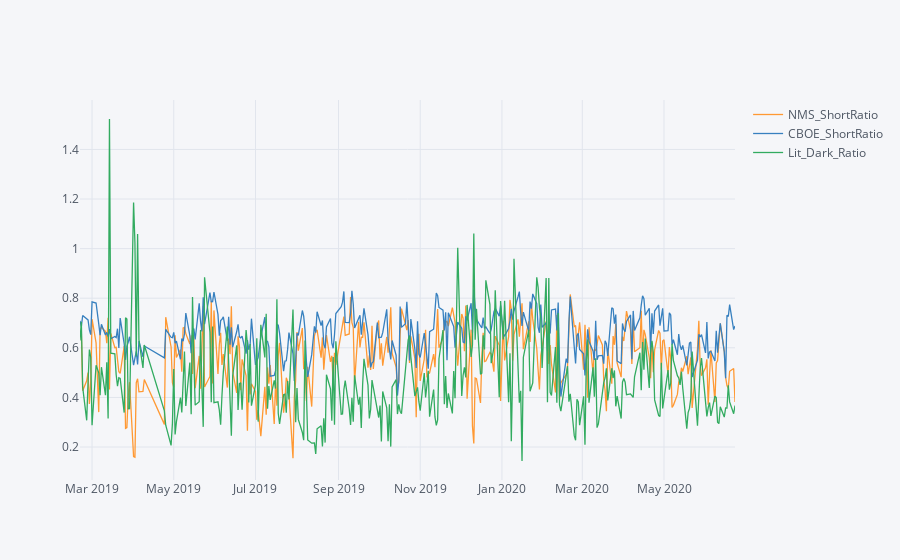

Write notebook code for a chart like this one.
### Code cell
single_stock_view(view, short, 'W')

### Figure 1 — Plotly figure (JSON) as saved in the notebook; plotly's stock layout.template omitted (floating-point values rounded to 4 significant figures; data arrays with more than 128 entries replaced by an {"elided": "..."} marker saying what was removed)
{"data": [{"line": {"color": "rgba(255, 153, 51, 1.0)", "dash": "solid", "shape": "linear", "width": 1.3}, "mode": "lines", "name": "NMS_ShortRatio", "text": "", "type": "scatter", "x": {"elided": "327 str values"}, "y": {"elided": "327 float values"}}, {"line": {"color": "rgba(55, 128, 191, 1.0)", "dash": "solid", "shape": "linear", "width": 1.3}, "mode": "lines", "name": "CBOE_ShortRatio", "text": "", "type": "scatter", "x": {"elided": "327 str values"}, "y": {"elided": "327 float values"}}, {"line": {"color": "rgba(50, 171, 96, 1.0)", "dash": "solid", "shape": "linear", "width": 1.3}, "mode": "lines", "name": "Lit_Dark_Ratio", "text": "", "type": "scatter", "x": {"elided": "327 str values"}, "y": {"elided": "327 float values"}}], "layout": {"legend": {"bgcolor": "#F5F6F9", "font": {"color": "#4D5663"}}, "paper_bgcolor": "#F5F6F9", "plot_bgcolor": "#F5F6F9", "title": {"font": {"color": "#4D5663"}}, "xaxis": {"gridcolor": "#E1E5ED", "showgrid": true, "tickfont": {"color": "#4D5663"}, "title": {"font": {"color": "#4D5663"}, "text": ""}, "zerolinecolor": "#E1E5ED"}, "yaxis": {"gridcolor": "#E1E5ED", "showgrid": true, "tickfont": {"color": "#4D5663"}, "title": {"font": {"color": "#4D5663"}, "text": ""}, "zerolinecolor": "#E1E5ED"}}}
